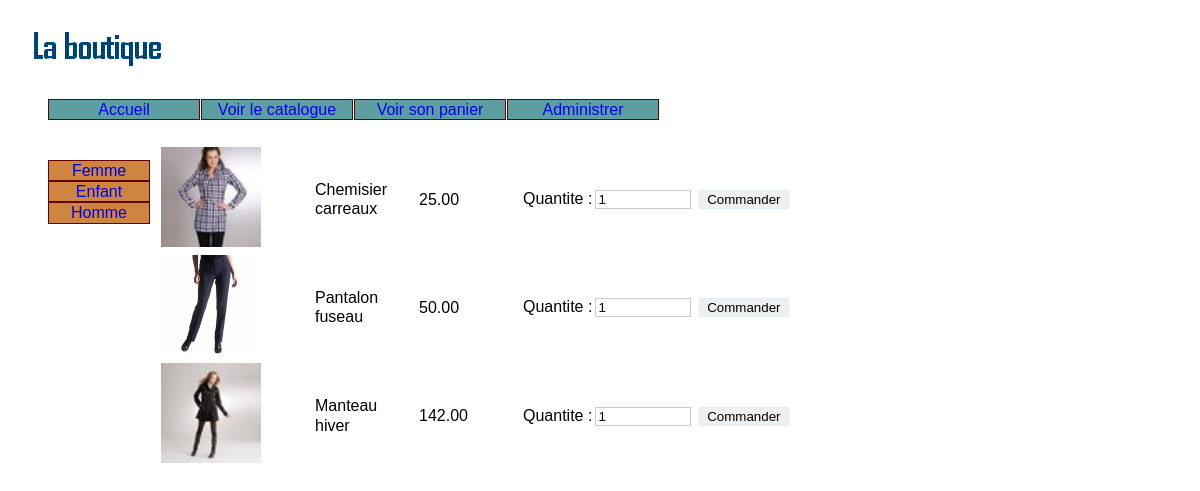
The page /index.php?uc=voirProduits&idCategorie=fem&action=voirProduits on the database its author committed.
### tables this page shows
CREATE TABLE `categorie` (
  `idCategorie` char(32) NOT NULL,
  `libelle` char(32) DEFAULT NULL
);

CREATE TABLE `produit` (
  `idProduit` char(32) NOT NULL,
  `description` char(50) NOT NULL,
  `prix` decimal(10,2) DEFAULT NULL,
  `image` char(32) DEFAULT NULL,
  `idCategorie` char(32) NOT NULL
);

### util/fonctions.php (called while the page is built, shortened)
<?php
function connexion()
{
   $hote="localhost";
   $login="root";
   $mdp="";
   $db="boutique";
   $connexion = new PDO("mysql:host=$hote;dbname=$db", $login, $mdp)or die('Erreur connexion à la base de données');
   return $connexion;
}
function getLesCategories()
{
        $lesCategories = array();
	$connexion = connexion();
	$requete = "select * from categorie";
   	$resultat = $connexion->query($requete);
        $lesLignes = $resultat->fetchAll();
   	foreach ($lesLignes as $ligne)
   	{   $idCategorie = $ligne["idCategorie"];
            $categorie = new Categorie($idCategorie,$ligne["libelle"]);
            $lesCategories[$idCategorie]=$categorie;
    	}
	return $lesCategories;
}
 function getLesProduits($uneCategorie)
{
        $lesProduits = array();
	$connexion = connexion();
	$requete ="select * from produit where idCategorie = '$uneCategorie'";
	$resultat = $connexion->query($requete);
        $lesLignes = $resultat->fetchAll();
   	foreach ($lesLignes as $ligne)
   	{
                $produit = new Produit($ligne["idProduit"],$ligne["description"],$ligne["image"], $ligne["prix"]);
		$lesProduits[$ligne["idProduit"]] = $produit;
 	}
	return $lesProduits;
}
?>

### class/categorie.inc.php (called while the page is built)
<?PHP
class Categorie {
	private $id;
	private $libelle;
	function __construct($unId, $unLibelle){
		$this->id = $unId;
		$this->libelle = $unLibelle;
	}
	public function getId(){
		return $this->id ;
	}
	public function getLibelle(){
		return $this->libelle;
	}
}
?>

### class/produit.inc.php (called while the page is built)
<?PHP
class Produit {
	private $id;
	private $description;
	private $image;
	private $prix;
	function __construct($unId, $uneDescription, $uneImage, $unPrix){
		$this->id = $unId;
		$this->description = $uneDescription;
		$this->image = $uneImage;
		$this->prix = $unPrix;
	}
	public function getId(){
		return $this->id ;
	}
	public function getDescription(){
		return $this->description;
	}
	public function getImage(){
		return $this->image ;
	}
	public function getPrix(){
		return $this->prix ;
	}
}
?>

### vues/v_produits.php (the view)
<div id="produits">
<?php
echo "<table>";
foreach( $lesProduits as $unProduit)
{
	$id = $unProduit->getId();
	$description = $unProduit->getDescription();
	$image = $unProduit->getImage();
	$prix = $unProduit->getPrix();
        echo "<form method='POST' action='index.php?uc=voirProduits&idCategorie=$idCategorie&idProduit=$id&action=voirProduitsEtAjouterAuPanier'>";
	echo "<tr>
			<td width=150><img src='$image' alt='image' width='100'	height='100' /></td>
			<td width=100>$description</td>
			<td width=100>$prix</td>
			<td width=300> Quantite :<input type='text' name='quantite' value ='1' size='2' />
                        <input type='submit' value='Commander'  /></td>";
	echo '</tr>';
        echo "</form>";
}
?>
</table>
</div>

### vues/v_entete.php (shortened to what this page needs)
<!DOCTYPE HTML >
<html lang="fr">
<head>
<link href="util/cssGeneral.css" rel="stylesheet" type="text/css">
</head>
<body >

### vues/v_bandeau.php
<div id="bandeau">
<img src="images/boutique.gif"	alt="Boutique" title="Boutique"/>
</div>
<ul id="menu">
	<li><a href="index.php?uc=accueil"> Accueil </a></li>
	<li><a href="index.php?uc=voirProduits&action=voirCategories"> Voir le catalogue </a></li>
	<li><a href="index.php?uc=gererPanier&action=voirPanier"> Voir son panier </a></li>
	<li><a href="index.php?uc=administrer&action=connection"> Administrer </a></li>
</ul>

### index.php (shortened to what this page needs)
<?php
require_once("class/produit.inc.php");
require_once("class/categorie.inc.php");
include("util/fonctions.php");
include("vues/v_entete.php") ;
include("vues/v_bandeau.php") ;
if(!isset($_REQUEST['uc'])) {
     $uc = 'accueil';
}
else {
    $uc = $_REQUEST['uc'];
}
switch($uc)
{
	case 'voirProduits' :
					include("c_voirProduits.php");
					break;
}
include("vues/v_pied.php") ;
?>

### c_voirProduits.php (shortened to what this page needs)
<?php
$action = $_REQUEST['action'];
switch($action)
{
	case 'voirProduits' :
		$lesCategories = getLesCategories();
		include("vues/v_categories.php");
  		$idCategorie = $_REQUEST['idCategorie'];
		$lesProduits = getLesProduits($idCategorie);
		include("vues/v_produits.php");
		break;
}
?>

### vues/v_categories.php
<ul id="categories">
<?php
foreach( $lesCategories as $uneCategorie)
{
	$idCategorie = $uneCategorie->getId();
	$libCategorie = $uneCategorie->getLibelle();
	$url ="<a href=index.php?uc=voirProduits&idCategorie=$idCategorie&action=voirProduits> $libCategorie </a>";
	echo "<li>".$url."</li>\n";
}
?>
</ul>

### util/cssGeneral.css (style rules this page uses)
html { font:normal 100%/1.2em "Trebuchet MS",Verdana,Helvetica,Arial,sans-serif; }
input { margin-left: 1%; width: 30%; border: #CCC 1px solid; }
input[type="submit"] { border: #DDEEFF 1px solid; width: 30%; }
#menu { height: 1.8em ; }
#categories { float:left; }
#produits { padding:0 150px; }
#menu li { list-style-type: none; list-style-image:none; float: left ; text-align: center; width: 150px ; border: 1px solid #600 ; margin-right: 1px ; color: #fff ; background: #5F9EA0 ; }
#menu li a , #categories li a { text-decoration:none; }
#categories li { list-style-type: none; list-style-image:none; margin-right: 1px ; border:1px solid #600; width:100px; text-align:center; background:#CD853F; }

### rows shown on the page
categorie: libelle "Femme"
categorie: libelle "Enfant"
categorie: libelle "Homme"
produit: image (picture), description "Chemisier carreaux", prix "25.00"
produit: image (picture), description "Pantalon fuseau", prix "50.00"
produit: image (picture), description "Manteau hiver", prix "142.00"
